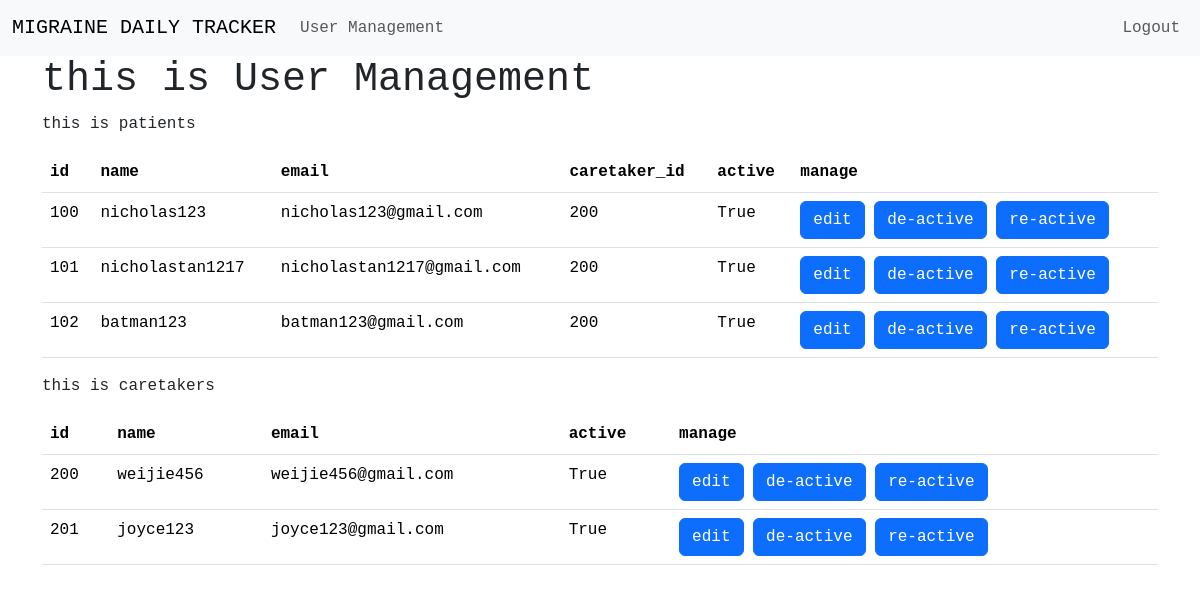
Page /admin_home (signed in) on the earlier database version.
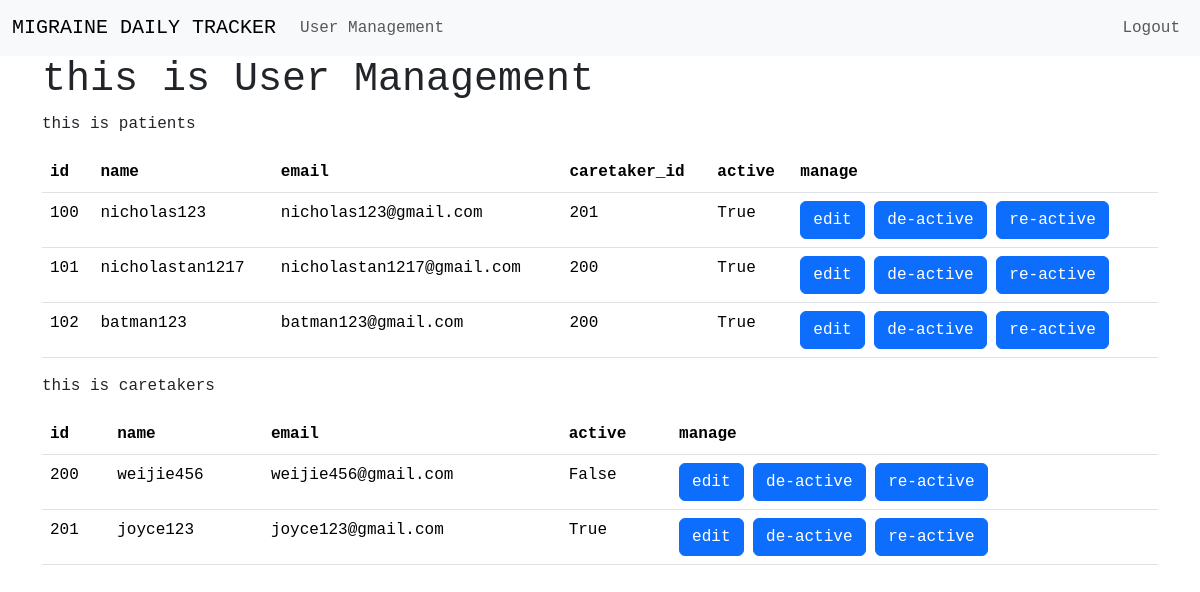
Same page on the later database version.
### website/models.py (models this page shows)
class User(db.Model, UserMixin):
    id = db.Column(db.Integer, primary_key=True, autoincrement=True)
    email = db.Column(db.String(150), unique=True)
    password = db.Column(db.String(150))
    name = db.Column(db.String(150))
    isActive = db.Column(db.Boolean, default=True)
    caretaker_id = db.Column(db.Integer, db.ForeignKey("caretaker.id"))
    caretaker = db.relationship("Caretaker", back_populates="user")

class Caretaker(db.Model, UserMixin):
    id = db.Column(db.Integer, primary_key=True, autoincrement=True)
    email = db.Column(db.String(150), unique=True)
    password = db.Column(db.String(150))
    name = db.Column(db.String(150))
    isActive = db.Column(db.Boolean, default=True)
    user = db.relationship("User", back_populates="caretaker")

### website/views.py (the view)
@views.route("/admin_home")
@login_required
def admin_home():
    users = User.query.with_entities(User.id, User.name, User.email, User.caretaker_id, User.isActive).all()
    caretakers = Caretaker.query.with_entities(Caretaker.id, Caretaker.name, Caretaker.email, Caretaker.isActive).all()
    for i in users:
        print(f"User ID: {i.id}, Name: {i.name}, Email: {i.email}, Care: {i.caretaker_id}, isActive: {i.isActive}")
    for x in caretakers:
        print(f"Care ID: {x.id}, Name: {x.name}, Email: {x.email}, isActive: {x.isActive}")
    return render_template("admin_home.html", users=users, caretakers=caretakers)

### website/__init__.py (called while the page is built)
def create_app():
    app = Flask(__name__)
    app.config["SECRET_KEY"] = "heisenberg"
    app.config["SQLALCHEMY_DATABASE_URI"] = f"sqlite:///{DB_NAME}"
    db.init_app(app)
    from .views import views
    from .auth import auth
    app.register_blueprint(views, url_prefix="/")
    app.register_blueprint(auth, url_prefix="/")
    from .models import User, Caretaker, Admin
    create_database(app)
    login_manager = LoginManager()
    login_manager.login_view = "auth.login"
    login_manager.login_message = "User needs to be logged in to view this page"
    login_manager.login_message_category = "error"
    login_manager.init_app(app)
    @login_manager.user_loader
    def load_user(email):
        u = User.query.get(email)
        c = Caretaker.query.get(email)
        a = Admin.query.get(email)
        return u or c or a
    return app

### website/templates/admin_home.html (shortened to what this page needs)
{% extends 'admin_base.html' %}
{% block body %}
    <h1>this is User Management</h1>
    <p>this is patients</p>
    <table class="table">
        <thead class="thead-dark">
            <tr>
                <th scope="col">id</th>
                <th scope="col">name</th>
                <th scope="col">email</th>
                <th scope="col">caretaker_id</th>
                <th scope="col">active</th>
                <th scope="col">manage</th>
            </tr>
        </thead>
        <tbody>
            {% for i in users %}
                <tr>
                    <td>{{ i[0] }}</td>
                    <td>{{ i[1] }}</td>
                    <td>{{ i[2] }}</td>
                    <td>{{ i[3] }}</td>
                    <td>{{ i[4] }}</td>
                    <td>
                        <a class="btn btn-primary" href="{{ url_for('views.edit_user', user_id=i[0]) }}">edit</a>
                        <a class="btn btn-primary" href="{{ url_for('views.de_active', user_id=i[0]) }}">de-active</a>
                        <a class="btn btn-primary" href="{{ url_for('views.re_active', user_id=i[0]) }}">re-active</a>
                    </td>
                </tr>
            {% endfor %}
        </tbody>
    </table>
    <p>this is caretakers</p>
    <table class="table">
        <thead class="thead-dark">
            <tr>
                <th scope="col">id</th>
                <th scope="col">name</th>
                <th scope="col">email</th>
                <th scope="col">active</th>
                <th scope="col">manage</th>
            </tr>
        </thead>
        <tbody>
            {% for x in caretakers %}
                <tr>
                    <td>{{ x[0] }}</td>
                    <td>{{ x[1] }}</td>
                    <td>{{ x[2] }}</td>
                    <td>{{ x[3] }}</td>
                    <td>
                        <a class="btn btn-primary" href="{{ url_for('views.edit_care', care_id=x[0]) }}">edit</a>
                        <a class="btn btn-primary" href="{{ url_for('views.de_active_care', care_id=x[0]) }}">de-active</a>
                        <a class="btn btn-primary" href="{{ url_for('views.re_active_care', care_id=x[0]) }}">re-active</a>
                    </td>
                </tr>
            {% endfor %}
        </tbody>
    </table>
{% endblock  %}

Differences in the rows shown:
changed User "nicholas123": caretaker "200" → "201"
changed Caretaker "weijie456": isActive "True" → "False"
